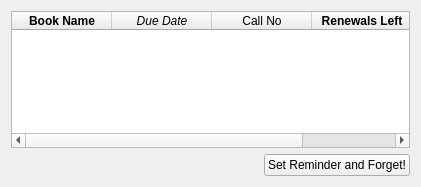
<?xml version="1.0" encoding="UTF-8"?>
<ui version="4.0">
 <class>Reminder</class>
 <widget class="QWidget" name="Reminder">
  <property name="windowModality">
   <enum>Qt::ApplicationModal</enum>
  </property>
  <property name="geometry">
   <rect>
    <x>0</x>
    <y>0</y>
    <width>421</width>
    <height>187</height>
   </rect>
  </property>
  <property name="windowTitle">
   <string>Reminder</string>
  </property>
  <layout class="QGridLayout" name="gridLayout">
   <item row="2" column="1">
    <widget class="QPushButton" name="setReminderPushButton">
     <property name="text">
      <string>Set Reminder and Forget!</string>
     </property>
    </widget>
   </item>
   <item row="0" column="0" colspan="2">
    <widget class="QTableWidget" name="bookInfoTable">
     <column>
      <property name="text">
       <string>Book Name</string>
      </property>
      <property name="font">
       <font>
        <weight>75</weight>
        <bold>true</bold>
       </font>
      </property>
     </column>
     <column>
      <property name="text">
       <string>Due Date</string>
      </property>
      <property name="font">
       <font>
        <italic>true</italic>
       </font>
      </property>
     </column>
     <column>
      <property name="text">
       <string>Call No</string>
      </property>
     </column>
     <column>
      <property name="text">
       <string>Renewals Left</string>
      </property>
      <property name="font">
       <font>
        <weight>75</weight>
        <bold>true</bold>
       </font>
      </property>
     </column>
    </widget>
   </item>
   <item row="2" column="0">
    <spacer name="buttonSpacer">
     <property name="orientation">
      <enum>Qt::Horizontal</enum>
     </property>
     <property name="sizeHint" stdset="0">
      <size>
       <width>40</width>
       <height>20</height>
      </size>
     </property>
    </spacer>
   </item>
  </layout>
 </widget>
 <resources/>
 <connections/>
</ui>
